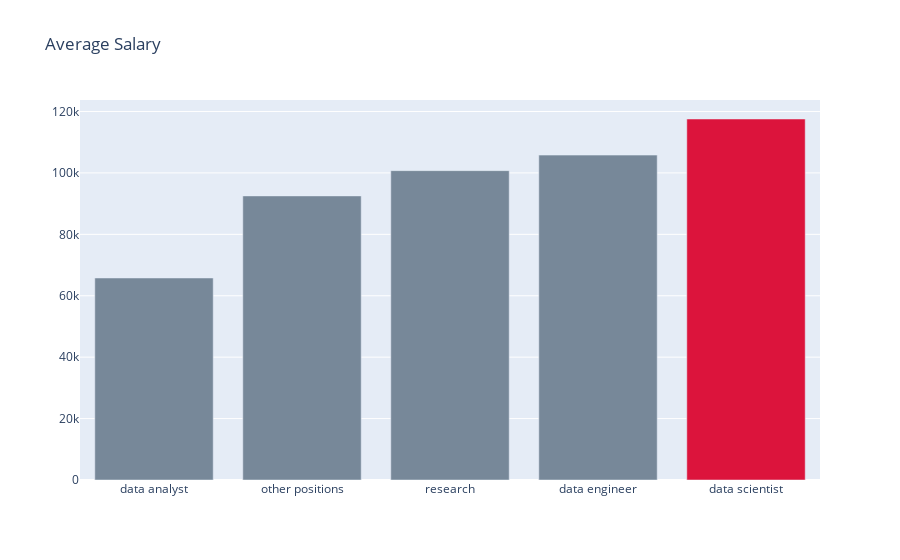

Notebook cell for this chart:
### Markdown cell above
#### Earnings of the above positions (average salary estimate)

### Code cell
position_salary = data.groupby(by='Job Title')['average_salary'].mean().sort_values(ascending=True).reset_index()
colors = ['lightslategray',] * 5
colors[4] = 'crimson'
fig = go.Figure(data=[go.Bar(
    y=position_salary['average_salary'],
    x=position_salary['Job Title'],
    marker_color=colors # marker color can be a single color value or an iterable
)])
fig.update_layout(title_text='Average Salary')

### Figure 1 — Plotly figure (JSON) as saved in the notebook; plotly's stock layout.template omitted (floating-point values rounded to 4 significant figures)
{"data": [{"marker": {"color": ["lightslategray", "lightslategray", "lightslategray", "lightslategray", "crimson"]}, "type": "bar", "x": ["data analyst", "other positions", "research", "data engineer", "data scientist"], "y": [65790.0, 92520.0, 100750, 105800.0, 117600.0]}], "layout": {"title": {"text": "Average Salary"}}}
